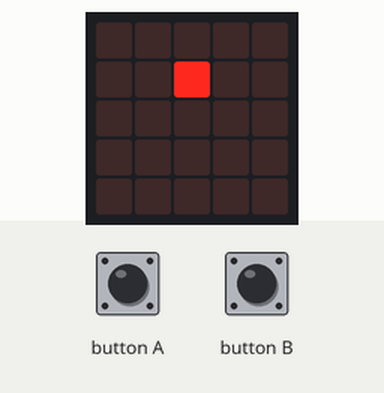
A program run on a simulated Calliope mini (MakeCode). On the bench: the board's 5×5 LED display. The test bench sets the inputs (shaded band).

Above: at 1.3 s.
1.4 s: button A pressed for 0.15 s
At 2.8 s:
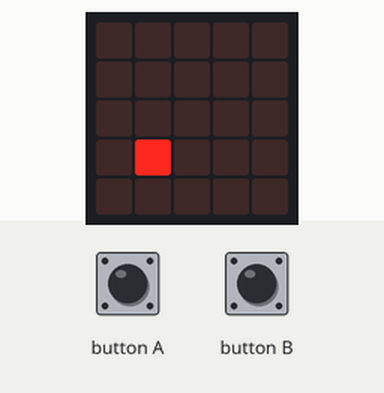
4.5 s: button B pressed for 0.15 s
At 5.8 s:
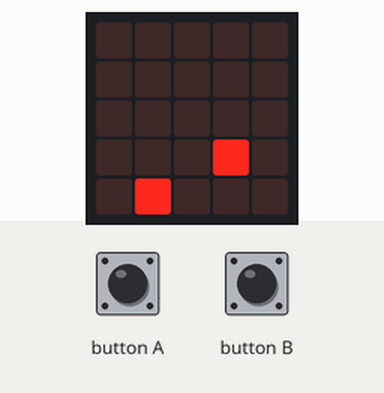
7.5 s: button A pressed for 0.15 s
At 8.9 s:
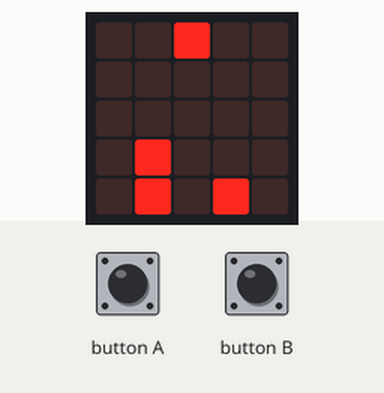
10.5 s: button A pressed 2 times (0.12 s each, 0.3 s apart)
At 11.9 s:
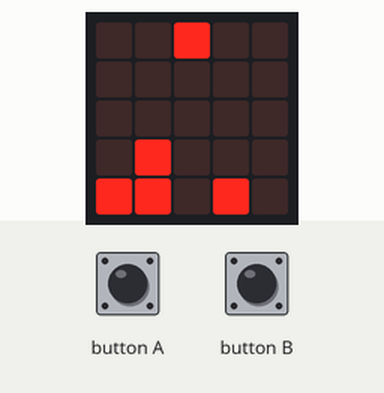
14.1 s: button B pressed 2 times (0.12 s each, 0.3 s apart)
At 15.7 s:
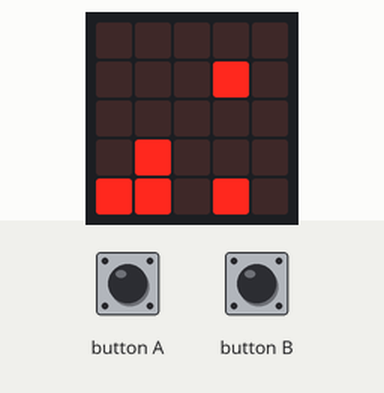
17.7 s: button B pressed for 0.15 s
At 18.7 s:
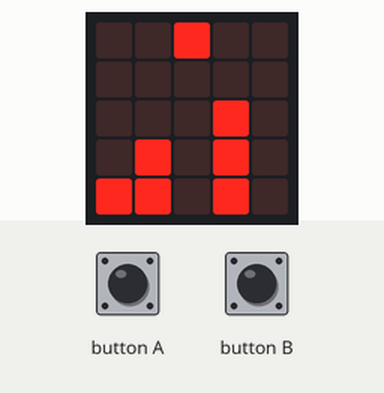
Timing chart, 0 to 20.7 s (numbered marks = the images above; inputs shaded):
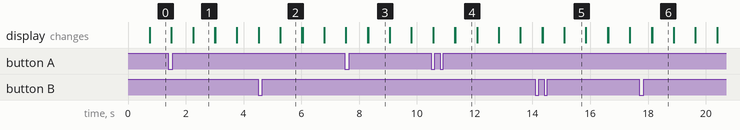

The program:

main.ts
```typescript
input.onButtonPressed(Button.A, function () {
    if (spalte > 0) {
        spalte += 0 - 1
    }
})
input.onButtonPressed(Button.B, function () {
    if (spalte < 4) {
        spalte += 1
    }
})
let spalte: number
let zeile: number
let spalte_alt: number
let x: number
let y: number
let zahl: number
zahl = 0
basic.forever(function () {
    spalte = 2
    zeile = 0
    spalte_alt = 2
    led.plot(spalte, zeile)
    while (zeile < 4 && led.point(spalte, zeile + 1) == false) {
        basic.pause(750 / (zahl + 1))
        led.plot(spalte, zeile + 1)
        led.unplot(spalte_alt, zeile)
        spalte_alt = spalte
        zeile += 1
        if (led.point(0, 4) && led.point(1, 4) && led.point(2, 4) && led.point(3, 4) && led.point(4, 4)) {
            zahl = zahl + 1
            basic.pause(750)
            for (y = 4; y > 1; y -= 1) {
                for (x = 0; x < 5; x += 1) {
                    if (led.point(x, y - 1)) {
                        led.plot(x, y)
                    } else {
                        led.unplot(x, y)
                    }
                }
            }

        }
    }
    if (led.point(2, 0) && led.point(2, 1) && led.point(2, 2) && led.point(2, 3) && led.point(2, 4)) {
        basic.showNumber(zahl, 1000)
    }


})
```

test.ts
```typescript
// Hier kann man Tests durchführen; diese Datei wird nicht kompiliert, wenn dieses Paket als Erweiterung verwendet wird.
```

Measured:
- after the input at 1.4 s, the display: first differs from a run without the input after 0.85 s (image 1)
- after the input at 4.5 s, the display: first differs from a run without the input after 0.77 s (image 2)
- after the input at 7.5 s, the display: first differs from a run without the input after 0.79 s (image 3 shows a later state)
- after the input at 10.5 s, the display: first differs from a run without the input after 0.81 s (image 4 shows a later state)
- after the input at 14.1 s, the display: first changes after 0.23 s (image 5 shows a later state)
- after the input at 17.7 s, the display: first changes after 0.42 s (image 6 shows a later state)
- what the display in image 1 shows lasts 0.7 s, from 2.3 s to 3.0 s
